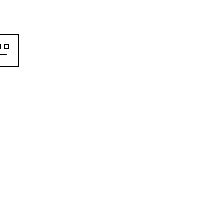
Frame 1 (no input)
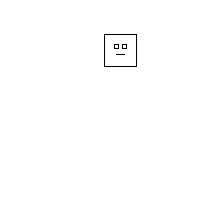
Frame 60 (the mouse pressed at the canvas centre just before this capture)
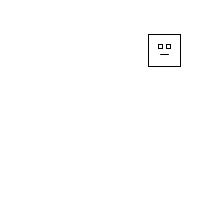
Frame 120 (the mouse held since frame 60 and released just before this capture)

The Processing sketch that drew these frames (run headless with seeded random() and noise(); from frame 60 on, the mouse is pressed at the canvas centre):

// Processing sketch: Excercise_7_3
// ── Excercise_7_3.pde
int x = 0;
int speed = 2;
int y = height/2;

void setup() {
  size(200, 200);
  smooth();
}

void move() {
  x = x + speed;
}

void bounce() {
  if ((x > width) || (x<0)) {
    speed = speed*-1;
  }
}

void display() {
  background(255);
  rectMode(CENTER);
  noFill();
  stroke(0);
  rect(x, y, 32, 32);
  fill(255);
  rect(x-4, y-4, 4, 4);
  rect(x+4, y-4, 4, 4);
  line(x-4, y+4, x+4, y+4);
}


void draw() {
  background(255);
  move();
  bounce();
  display();
}
